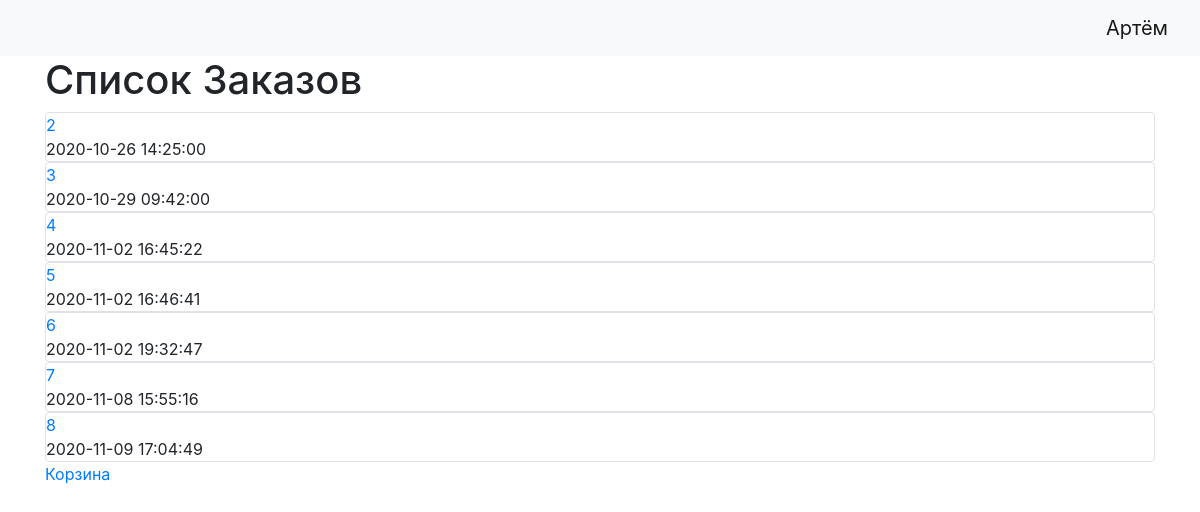
Page /orders (signed in) on the committed database.
### data/users.py (models this page shows)
class User(SqlAlchemyBase, SerializerMixin, UserMixin):
    __tablename__ = 'users'
    id = sqlalchemy.Column(sqlalchemy.Integer,
                           primary_key=True, autoincrement=True)
    login = sqlalchemy.Column(sqlalchemy.String)
    password = sqlalchemy.Column(sqlalchemy.String)

### data/orders.py (models this page shows)
class Order(SqlAlchemyBase, SerializerMixin):
    __tablename__ = 'orders'
    order_id = sqlalchemy.Column(sqlalchemy.Integer,
                           primary_key=True, autoincrement=True)
    user_id = sqlalchemy.Column(
        sqlalchemy.Integer, sqlalchemy.ForeignKey(User.id), nullable=False)
    bought_at = sqlalchemy.Column(sqlalchemy.DateTime)
    user = orm.relation('User')

### main.py (the view)
@app.route('/orders', methods=['GET'])
def orders():
    if current_user.is_authenticated:
        db_sess = db_session.create_session()
        orders = db_sess.query(Order).filter(
            Order.user_id == current_user.id)
        return render_template("/orders.html", orders=orders)
    else:
        return redirect("/")

### data/db_session.py (called while the page is built)
def create_session() -> Session:
    global __factory
    return __factory()

### main.py (called while the page is built)
@login_manager.user_loader
def load_user(id):
    db_sess = db_session.create_session()
    return db_sess.query(User).get(id)

### templates/orders.html
{% extends "base.html" %}
{% block content %}
<h1>Список Заказов</h1>
{% for item in orders%}
<div class="col-md6 border rounded">
    <a href="/order/{{item.order_id}}">{{item.order_id}}</a>
    <div>
        {{item.bought_at}}
    </div>
</div>
{% endfor %}
<a href="/basket">Корзина</a>
{% endblock %}

### templates/base.html (shortened to what this page needs)
<!doctype html >
<html lang="en">
<head>
    <link rel="stylesheet"
          href="https://stackpath.bootstrapcdn.com/bootstrap/4.4.1/css/bootstrap.min.css"
>
</head>
<body>
<header>
    <nav class="navbar navbar-light bg-light">
        {% if current_user.is_authenticated %}
            <a class="navbar-brand" href="/logout">{{ current_user.login }}</a>
        {% else %}
            <p>
                <a class="btn btn-primary " href="/register">Зарегистрироваться</a>
                <a class="btn btn-success" href="/login">Войти</a>
            </p>
        {% endif %}
    </nav>
</header>
<main role="main" class="container">
    {% block content %}{% endblock %}
</main>
</body>
</html>

### rows in the picture
User: login "Артём"
Order: order_id "2", bought_at "2020-10-26 14:25:00"
Order: order_id "3", bought_at "2020-10-29 09:42:00"
Order: order_id "4", bought_at "2020-11-02 16:45:22"
Order: order_id "5", bought_at "2020-11-02 16:46:41"
Order: order_id "6", bought_at "2020-11-02 19:32:47"
Order: order_id "7", bought_at "2020-11-08 15:55:16"
Order: order_id "8", bought_at "2020-11-09 17:04:49"
